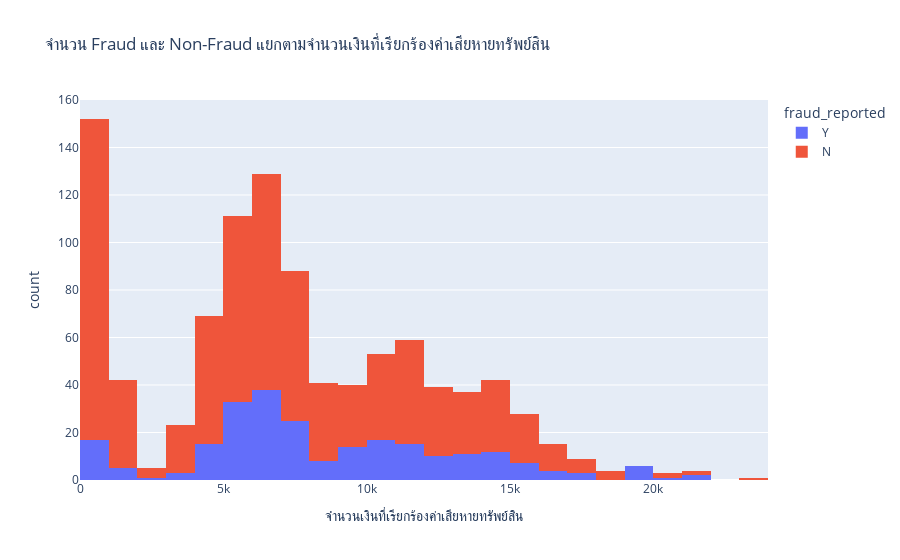

Source (notebook cell):
### Code cell
fig = px.histogram(df, x="property_claim", color='fraud_reported',title='จำนวน Fraud และ Non-Fraud แยกตามจำนวนเงินที่เรียกร้องค่าเสียหายทรัพย์สิน',
                  labels={'property_claim': 'จำนวนเงินที่เรียกร้องค่าเสียหายทรัพย์สิน', 'count': 'จำนวน',
                     'fraud_status': 'สถานะ'})
fig.show()

### Figure 1 — Plotly figure (JSON) as saved in the notebook; plotly's stock layout.template omitted (floating-point values rounded to 4 significant figures; data arrays with more than 128 entries replaced by an {"elided": "..."} marker saying what was removed)
{"data": [{"alignmentgroup": "True", "bingroup": "x", "hovertemplate": "fraud_reported=Y<br>จำนวนเงินที่เรียกร้องค่าเสียหายทรัพย์สิน=%{x}<br>count=%{y}<extra></extra>", "legendgroup": "Y", "marker": {"color": "#636efa", "pattern": {"shape": ""}}, "name": "Y", "offsetgroup": "Y", "orientation": "v", "showlegend": true, "type": "histogram", "x": {"elided": "247 int values"}, "xaxis": "x", "yaxis": "y"}, {"alignmentgroup": "True", "bingroup": "x", "hovertemplate": "fraud_reported=N<br>จำนวนเงินที่เรียกร้องค่าเสียหายทรัพย์สิน=%{x}<br>count=%{y}<extra></extra>", "legendgroup": "N", "marker": {"color": "#EF553B", "pattern": {"shape": ""}}, "name": "N", "offsetgroup": "N", "orientation": "v", "showlegend": true, "type": "histogram", "x": {"elided": "753 int values"}, "xaxis": "x", "yaxis": "y"}], "layout": {"barmode": "relative", "legend": {"title": {"text": "fraud_reported"}, "tracegroupgap": 0}, "title": {"text": "จำนวน Fraud และ Non-Fraud แยกตามจำนวนเงินที่เรียกร้องค่าเสียหายทรัพย์สิน"}, "xaxis": {"anchor": "y", "domain": [0, 1], "title": {"text": "จำนวนเงินที่เรียกร้องค่าเสียหายทรัพย์สิน"}}, "yaxis": {"anchor": "x", "domain": [0, 1], "title": {"text": "count"}}}}
